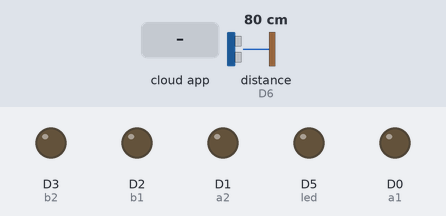
The sketch below on a simulated ESP8266 (NodeMCU). Parts: output pins drawn as LEDs (lit = HIGH). Wiring (inferred from the names in the program): ultrasonic range finder: trigger D7; echo D6. The inputs (shaded band) are chosen by the test bench; at power-on: distance to the obstacle (sensor on D6) 80 cm. The echo pulse lasts 58.3 µs per cm; WiFi joins after 1.5 s; servers stay silent unless stated; the Firebase database answers and starts empty; pins used as bus, display or sensor lines are not drawn; what the sketch prints to the serial monitor is not drawn.

Above: at 2.7 s.
2.8 s: the phone or cloud app sets led to 2
At 3.9 s:
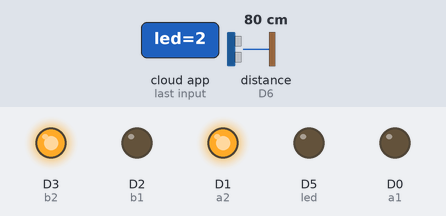
4.5 s: the phone or cloud app sets led to 1
At 6.0 s:
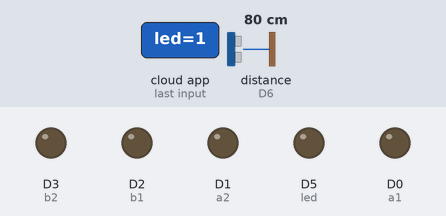
Timing chart, 0 to 7.5 s (numbered marks = the images above; inputs shaded):
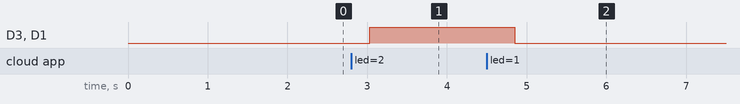

The sketch:

ultraking.ino
```cpp
#include "FirebaseESP8266.h"
#include <ESP8266WiFi.h>

#include <WiFiUdp.h>
#define FIREBASE_HOST "new1-bfb30-default-rtdb.firebaseio.com/" //Without http:// or https:// schemes
#define FIREBASE_AUTH "hNhtNaslkI3MW1PsWGyix94g4PM5ZZN68dqPw2tX"
const char *ssid     = "harsha";
const char *password = "1234567890";
int a1 =D0;
int a2=D1;
int b1=D2;
int b2=D3;
int led = D5;
long trig=D7;
long echo=D6;
long Zeit;
long Strecke;
FirebaseData firebaseData;
FirebaseData ledData;
FirebaseData Data;
FirebaseData Data1;
FirebaseJson json;
void setup() {
Serial.begin(9600);
pinMode(led,OUTPUT);
 pinMode(a1,OUTPUT);
    pinMode(a2,OUTPUT);
    pinMode(b1,OUTPUT);
    pinMode(b2,OUTPUT);
pinMode(trig,OUTPUT);
    pinMode(echo,INPUT);
 WiFi.begin(ssid, password);
while ( WiFi.status() != WL_CONNECTED ) {
    delay ( 500 );
    Serial.print ( "." );
  }
    Firebase.begin(FIREBASE_HOST, FIREBASE_AUTH);
  Firebase.reconnectWiFi(true);

}

void loop() {
  Firebase.getString(ledData, "/FirebaseIOT/led");
    Firebase.getInt(Data, "/FirebaseIOT/dis");
  digitalWrite(trig,LOW);
  delayMicroseconds(1);

  digitalWrite(trig,HIGH);
  delayMicroseconds(5);
  digitalWrite(trig,LOW);

  Zeit = pulseIn(echo,HIGH);
  Strecke=Zeit*0.017;

  String c =ledData.stringData();
   int  e = Data.intData();
   Serial.print(e);

  Serial.print(c);
if (  c == "1" &&  e >= 10 ){
   digitalWrite(led,HIGH);

digitalWrite(a1, HIGH);
digitalWrite(a2, LOW);
digitalWrite(b1, HIGH);
digitalWrite(b2, LOW);
String t =  "running";
Serial.println("on");
Serial.println(t);

 Firebase.setString(firebaseData, "/FirebaseIOT/status", t);
}
if(  c == "1" &&  e < 10){
digitalWrite(led,LOW);
digitalWrite(a1, LOW);
digitalWrite(a2,LOW);
digitalWrite(b1, LOW);
digitalWrite(b2, LOW);
String t =  "r";
Serial.println(t);

Firebase.setString(firebaseData, "/FirebaseIOT/status", t);

}
 if (c == "0"){
 digitalWrite(led,LOW);
digitalWrite(a1, LOW);
digitalWrite(a2, LOW);
digitalWrite(b1, LOW);
digitalWrite(b2, LOW);
String t =  "stopped";

Serial.println(t);
Firebase.setString(firebaseData, "/FirebaseIOT/status", t);
 }
if (c == "2" &&  e >= 10){
  digitalWrite(led,HIGH);
digitalWrite(a1, LOW);
digitalWrite(a2, HIGH);
digitalWrite(b1,LOW);
digitalWrite(b2,HIGH);
String t =  "back";

Serial.println(t);
Firebase.setString(firebaseData, "/FirebaseIOT/status", t);
 }
 if (c == "2" &&  e < 10){
  digitalWrite(led,LOW);
digitalWrite(a1, LOW);
digitalWrite(a2, HIGH);
digitalWrite(b1,LOW);
digitalWrite(b2,HIGH);
String t =  "back";

Serial.println(t);
Firebase.setString(firebaseData, "/FirebaseIOT/status", t);
 }

}
```

Measured:
- after the input at 2.8 s, D3 (b2), D1 (a2): LOW → HIGH after 0.23 s
- after the input at 4.5 s, D3 (b2), D1 (a2): HIGH → LOW after 0.35 s
